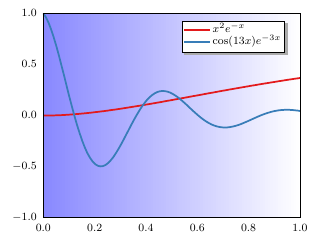

This chart was generated by the following gnuplot code:

set terminal epslatex standalone color 8 size 3.2in,2.4in

#set offset 0.0, 0.0, graph 0.0, graph 0.0
set output 'keys_shadow.tex'

reset
# load must be after reset
load '../colorbrewer/qualitative/Set1.plt'

xl=0; xh=1; yl=-1; yh=1;
eps=0.010;
rx=0.55; ry=0.8; kw=0.40; kh=0.15
lh=0.06; al=0.1

key1="$x^2e^{-x}$"
key2="$\\cos(13x)e^{-3x}$"

set table 'shadowkey.dat'
splot [xl:xh] [yl:yh] x/(xh-xl)
unset table

#set object 1 rect from graph rx,ry rto kw,kh fc rgb "#aaaaaa" fs solid 1.0 lw 0.0 front
#set object 2 rect from graph rx-eps,ry+eps rto kw,kh fs border rgb "#FFFFFF" front
set object 1 rect from graph rx,ry rto kw,kh fc rgb "#aaaaaa" fs solid 1.0 border rgb "#aaaaaa" front
set object 2 rect from graph rx-eps,ry+eps rto kw,kh front
set label 1 at graph 1.1*al+rx, ry+2*lh key1 front
set label 2 at graph 1.1*al+rx, ry+lh key2 front
set arrow from graph rx, ry+2*lh rto al, 0 ls 1 lw 2.5 nohead front
set arrow from graph rx, ry+lh   rto al, 0 ls 2 lw 2.5 nohead front

unset colorbox
unset key
set palette maxcolors 256
set palette defined (0 "#8888ff", 1 "#ffffff")

set xrange [0.0:1.0]
set yrange [-1.0:1.0]

set format x "$%3.1f$"
set format y "$%3.1f$"

plot [xl:xh] [yl:yh] 'shadowkey.dat' w image, \
x*x*exp(-x) w l ls 1 lw 2.5, cos(13*x)*exp(-3*x) w l ls 2 lw 2.5

# delete temple data #
!rm -f shadowkey.dat

set output
